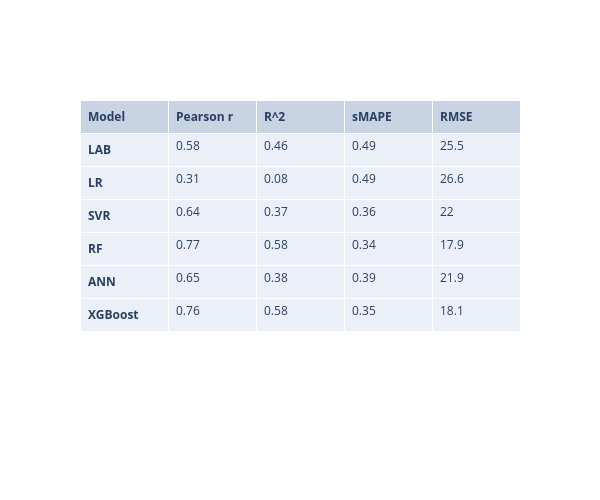

The code cell stored with this chart in its notebook:
### Code cell
import plotly.graph_objects as go
import pandas as pd
model=['<b>LAB</b>','<b>LR</b>','<b>SVR</b>','<b>RF</b>','<b>ANN</b>','<b>XGBoost</b>']
Pearson=[str(Pearson_lab_O3),Pearson_lr_O3,Pearson_svr_O3,Pearson_rf_O3,Pearson_ann_O3,Pearson_xgb_O3]
R2=[R2_lab_O3,R2_lr_O3,R2_svr_O3,R2_rf_O3,R2_ann_O3,R2_xgb_O3]
RMSE=[RMSE_Lab_O3,RMSE_Lr_O3,RMSE_Svr_O3,RMSE_Rf_O3,RMSE_Ann_O3,RMSE_Xgb_O3]
sMAPE=[sMAPE_lab_O3,sMAPE_lr_O3,sMAPE_svr_O3,sMAPE_rf_O3,sMAPE_ann_O3,sMAPE_xgb_O3]

fig = go.Figure(data=[go.Table(
    header=dict(values=['<b>Model</b>','<b>Pearson r</b>','<b>R^2</b>','<b>sMAPE</b>','<b>RMSE</b>'],
                #fill_color='paleturquoise',
                align='left'),
    cells=dict(values=[model,Pearson,R2,sMAPE,RMSE ],
               #fill_color='lavender',
               align='left'))
   ])
fig.update_layout(
title={#'text': "<b>O3 Calibration : Model Performance</b>".translate(subscript),
        'y':0.86,
        'x':0.5,
        'xanchor': 'center',
        'yanchor': 'top'},
width=600,
height=500,

)
fig.show()
chart_studio.plotly.sign_in('vinylango', 'gybbJVWfRSUoTcRRSa6J')
chart_studio.plotly.image.save_as(fig, filename='models_performance_O3.png')
Image('models_performance_O3.png')

### Figure 1 — Plotly figure (JSON) as saved in the notebook; plotly's stock layout.template omitted (floating-point values rounded to 4 significant figures)
{"data": [{"cells": {"align": "left", "values": [["<b>LAB</b>", "<b>LR</b>", "<b>SVR</b>", "<b>RF</b>", "<b>ANN</b>", "<b>XGBoost</b>"], ["0.58", 0.31, 0.64, 0.77, 0.65, 0.76], [0.46, 0.08, 0.37, 0.58, 0.38, 0.58], [0.49, 0.49, 0.36, 0.34, 0.39, 0.35], [25.5, 26.6, 22, 17.9, 21.9, 18.1]]}, "header": {"align": "left", "values": ["<b>Model</b>", "<b>Pearson r</b>", "<b>R^2</b>", "<b>sMAPE</b>", "<b>RMSE</b>"]}, "type": "table"}], "layout": {"height": 500, "title": {"x": 0.5, "xanchor": "center", "y": 0.86, "yanchor": "top"}, "width": 600}}
